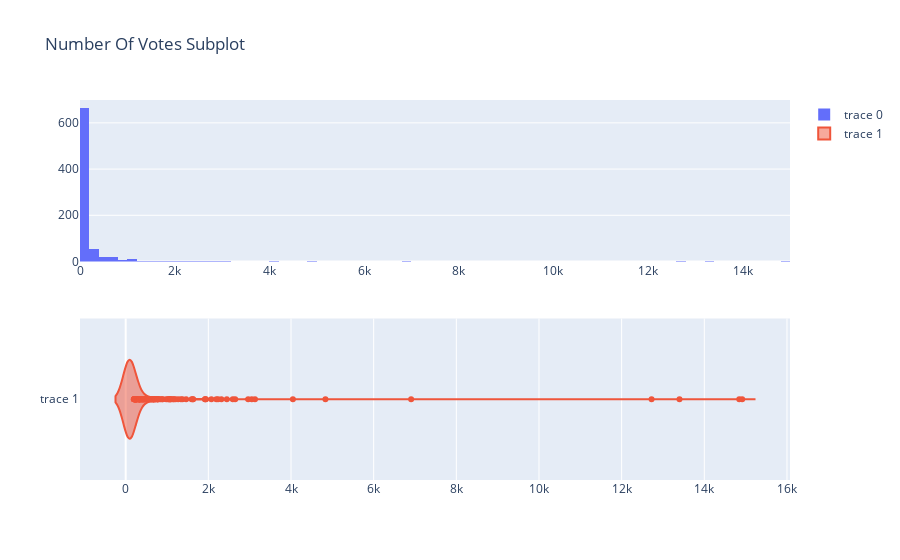

This figure's notebook cell:
### Markdown cell above
# 3. Number Of Votes

### Code cell
# Create subplots
votes_fig = make_subplots(rows=2, cols=1)

# Add histogram trace to the first subplot
votes_fig.add_trace(
    go.Histogram(x=df["num_votes"], nbinsx=100),
    row=1, col=1
)

# Add violin trace to the second subplot
votes_fig.add_trace(
    go.Violin(x=df["num_votes"]),
    row=2, col=1
)

# Update layout
votes_fig.update_layout(title="Number Of Votes Subplot")

# Show figure
votes_fig.show()

### Figure 1 — Plotly figure (JSON) as saved in the notebook; plotly's stock layout.template omitted (floating-point values rounded to 4 significant figures; data arrays with more than 128 entries replaced by an {"elided": "..."} marker saying what was removed)
{"data": [{"nbinsx": 100, "type": "histogram", "x": {"elided": "798 int values"}, "xaxis": "x", "yaxis": "y"}, {"type": "violin", "x": {"elided": "798 int values"}, "xaxis": "x2", "yaxis": "y2"}], "layout": {"title": {"text": "Number Of Votes Subplot"}, "xaxis": {"anchor": "y", "domain": [0, 1]}, "xaxis2": {"anchor": "y2", "domain": [0, 1]}, "yaxis": {"anchor": "x", "domain": [0.575, 1]}, "yaxis2": {"anchor": "x2", "domain": [0, 0.425]}}}
